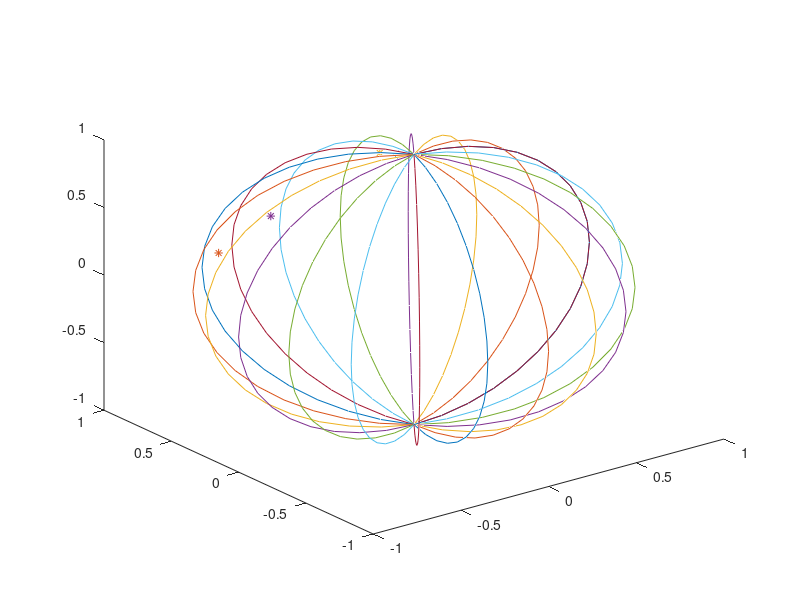

Write the MATLAB code that produced this figure. (Note: this script raises an error after producing the figure.)
close all;
clear all;

%% FIRST LINE
phi1 = 1;
theta1 = pi/3;
phi2 = 2;
theta2 = pi/2;

x1 = cos(phi1)*sin(theta1);
y1 = sin(phi1)*sin(theta1);
z1 = cos(theta1);

x2 = cos(phi2)*sin(theta2);
y2 = sin(phi2)*sin(theta2);
z2 = cos(theta2);


%% SECOND LINE

phi3 = 1.1;
theta3 = pi/3.1;
phi4 = 2.9;
theta4 = pi/4;

x3 = cos(phi3)*sin(theta3);
y3 = sin(phi3)*sin(theta3);
z3 = cos(theta3);

x4 = cos(phi4)*sin(theta4);
y4 = sin(phi4)*sin(theta4);
z4 = cos(theta4);


%% PLOT

[x,y,z] = sphere;
figure(1);plot3(x,y,z,'-');
hold on;
plot3(x1,y1,z1,'*');
plot3(x2,y2,z2,'*');
plot3(x3,y3,z3,'*');
plot3(x4,y4,z4,'*');

% Compute the lines WORKING!
n=10;
[X1,Y1,Z1] = computeSphericalLine(phi1,phi2,theta1,theta2,n);
plot3(X1,Y1,Z1,'-');
[X2,Y2,Z2] = computeSphericalLine(phi3,phi4,theta3,theta4,n);
plot3(X2,Y2,Z2,'-');


